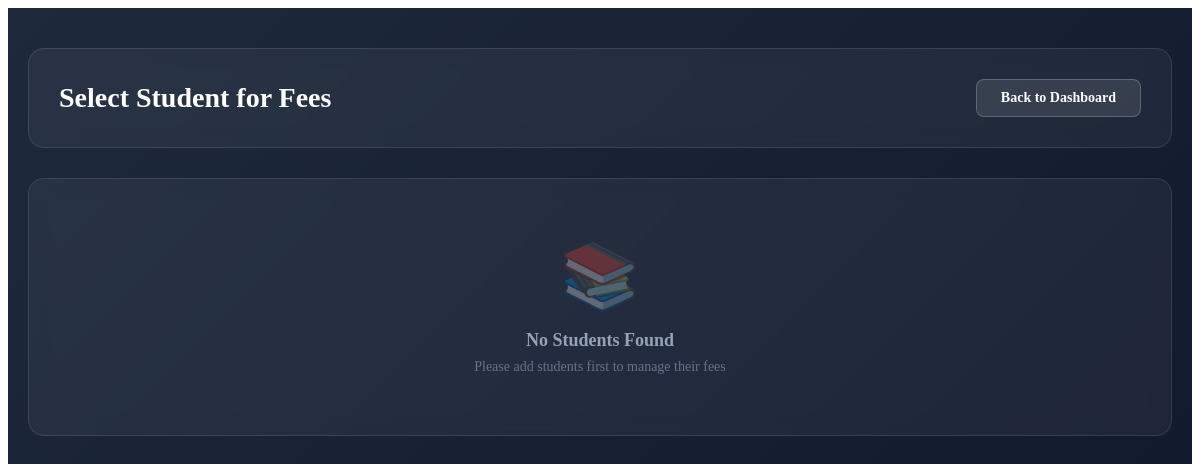
Page /fees/ (signed in) on the earlier database version.
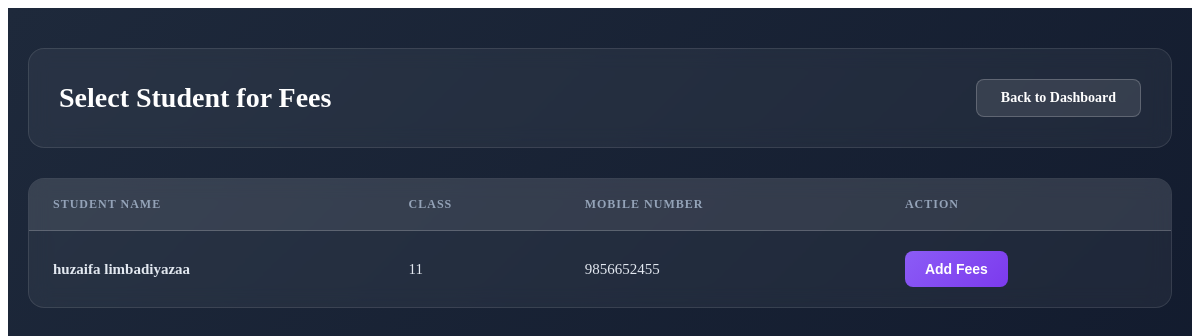
Same page on the later database version.
### app/models.py (models this page shows, shortened)
class Student(models.Model):
    first_name = models.CharField(max_length=100)
    surname = models.CharField(max_length=100)
    admission_no = models.CharField(max_length=50, unique=True)
    student_class = models.CharField(max_length=50)
    mobile = models.CharField(max_length=15)
    address = models.TextField()
    previous_institute = models.CharField(max_length=150)
    admission_date = models.DateField(auto_now_add=True)
    is_active = models.BooleanField(default=True)

### app/views.py (the view)
# urls.py: path("fees/", views.fees_students, name="fees_students"),
def fees_students(request):
    if not request.session.get("admin_id"):
        return redirect("login")
    students = Student.objects.all()
    return render(request, "pages/fees_students.html", {"students": students})

### templates/pages/fees_students.html (shortened to what this page needs)
{% extends "base.html" %}
{% block content %}
<div class="page-container">
    <div class="content-wrapper">
        <div class="page-header">
            <h1 class="header-title">Select Student for Fees</h1>
            <a href="{% url 'home' %}" class="back-btn">Back to Dashboard</a>
        </div>
        <div class="table-card">
            {% if students %}
            <div class="table-wrapper">
                <table class="students-table">
                    <thead>
                        <tr>
                            <th>Student Name</th>
                            <th>Class</th>
                            <th>Mobile Number</th>
                            <th>Action</th>
                        </tr>
                    </thead>
                    <tbody>
                        {% for s in students %}
                        <tr>
                            <td class="student-name">{{ s.first_name }} {{ s.surname }}</td>
                            <td>{{ s.student_class }}</td>
                            <td>{{ s.mobile }}</td>
                            <td>
                                <a href="{% url 'add_fees' s.id %}">
                                    <button class="action-btn">Add Fees</button>
                                </a>
                            </td>
                        </tr>
                        {% endfor %}
                    </tbody>
                </table>
            </div>
            {% else %}
            <div class="empty-state">
                <div class="empty-icon">📚</div>
                <div class="empty-title">No Students Found</div>
                <div class="empty-text">Please add students first to manage their fees</div>
            </div>
            {% endif %}
        </div>
    </div>
</div>
{% endblock %}

Differences in the rows shown:
added Student: first_name "huzaifa", surname "limbadiyazaa", student_class "11", mobile "9856652455"
Other differences:
text no longer shown: "📚 No Students Found Please add students first to manage their fees"
text now shown: "STUDENT NAME CLASS MOBILE NUMBER ACTION"
